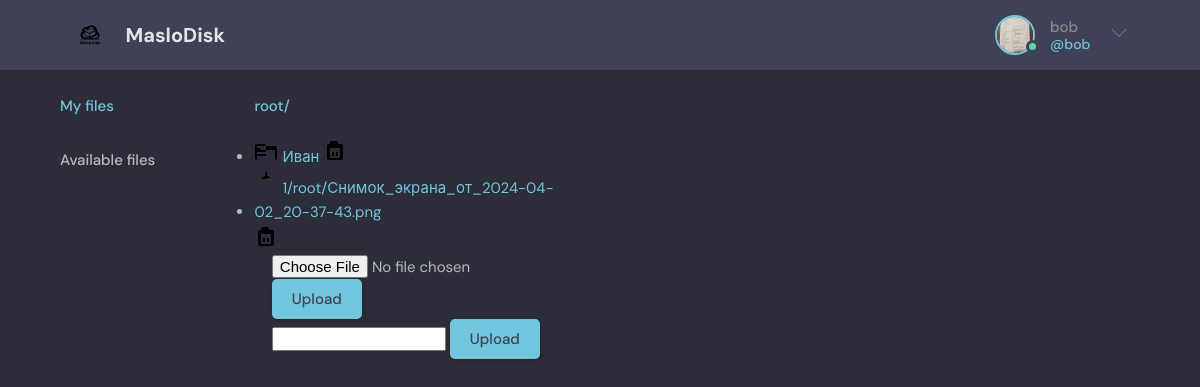
The app's page /folder/1/ (signed in) with its own data.
### base/models.py (models this page shows, shortened)
class User(AbstractUser):
    avatar = models.ImageField(null=True, default="avatars/avatar.svg", upload_to="avatars/",
                               verbose_name="Profile photo")
    available_files = models.ManyToManyField('File', related_name='available_files')
    root_folder = models.OneToOneField('Folder', on_delete=models.CASCADE, related_name='root_folder', null=True)

class Folder(models.Model):
    name = models.CharField(max_length=255)
    host = models.ForeignKey('User', on_delete=models.CASCADE)
    parent = models.ForeignKey('self', on_delete=models.CASCADE, null=True, blank=True)
    created_at = models.DateTimeField(auto_now_add=True)
    updated_at = models.DateTimeField(auto_now=True)
    filepaths = models.TextField(default='')

class File(models.Model):
    folder = models.ForeignKey(Folder, on_delete=models.CASCADE)
    host = models.ForeignKey('User', on_delete=models.CASCADE)
    file = models.FileField(upload_to=get_file_upload_path)
    created_at = models.DateTimeField(auto_now_add=True)
    updated_at = models.DateTimeField(auto_now=True)

### base/views.py (the view, shortened to what this page needs)
# urls.py: path('folder/<str:pk>/', views.folderPage, name='folder'),
@login_required(login_url='login')
def folderPage(request, pk):
    user = request.user
    folder = Folder.objects.get(pk=pk)
    folder_form = CreateFolderForm()
    file_form = UploadFileForm()
    if folder.host != request.user:
        return HttpResponse('You are not allowed to view this folder')
    files = File.objects.filter(folder=folder)
    folders = Folder.objects.filter(parent=folder)
    filepath = getFilepath(folder)
    context = {'folder': folder, 'files': files, 'folders': folders, 'folder_form': folder_form, 'file_form': file_form,
               'filepath': filepath}
    return render(request, 'base/folder.html', context)

### base/forms.py
class CreateFolderForm(ModelForm):
    class Meta:
        model = Folder
        fields = ['name']

class UploadFileForm(ModelForm):
    class Meta:
        model = File
        fields = ['file']

### base/views.py (called while the page is built)
def getFilepath(folder):
    filepath = []
    while folder.parent:
        filepath.append(folder)
        folder = folder.parent
    filepath.append(folder)
    return filepath[::-1]

### base/templates/base/folder.html (shortened to what this page needs)
{% extends 'main.html' %}
{% block content %}
<main class="layout layout--3">
    <div class="container">
        {% include 'base/menu_component.html' %}
        <div>
            <div class="current-path">
                {% for folder in filepath %}
                <a href="{% url 'folder' folder.id %}" class="btn btn--link">{{folder.name}}/</a>
                {% endfor %}
            </div>
            <div class="items">
                <ul>
                    {% for folder in folders %}
                    <li>
                        <a href="{% url 'folder' folder.id %}">
                            <svg xmlns="http://www.w3.org/2000/svg" viewBox="0 0 24 24" width="24" height="24">
                                <path d="M21 8h-8.586l-2-2H3c-1.104 0-2 .896-2 2v12c0 1.104.896 2 2 2h18c1.104 0 2-.896 2-2V10c0-1.104-.896-2-2-2zm0 14H3V10h2.586l2 2H21v10zm-9-4H3v-2h9v2zm0-4H3V8h9v6z"/>
                            </svg>
                            {{folder.name}}
                        </a>
                        <button class="delete-button" type="submit">
                            <svg xmlns="http://www.w3.org/2000/svg" viewBox="0 0 24 24" width="24" height="24">
                                <path d="M18 6h-3V5c0-1.104-.896-2-2-2h-4c-1.104 0-2 .896-2 2v1H6c-1.104 0-2 .896-2 2v12c0 1.104.896 2 2 2h12c1.104 0 2-.896 2-2V8c0-1.104-.896-2-2-2zm-1 14H7v-10h10v10zm-8-6h2v4H9v-4zm4 0h2v4h-2v-4z"/>
                            </svg>
                        </button>
                    </li>
                    {% endfor %}
                    {% for file in files %}
                    <li>
                        <a href="">
                            <svg xmlns="http://www.w3.org/2000/svg" viewBox="0 0 24 24" width="24" height="24">
                                <path d="M12 2c-.3 0-.5.2-.5.5v6c0 .3.2.5.5.5h5.8L12 6.2 6.7 9.9h5.8c.3 0 .5-.2.5-.5v-6c0-.3-.2-.5-.5-.5z"/>
                            </svg>
                            {{file.file.name}}
                        </a>
                        <button class="delete-button" type="submit">
                            <svg xmlns="http://www.w3.org/2000/svg" viewBox="0 0 24 24" width="24" height="24">
                                <path d="M18 6h-3V5c0-1.104-.896-2-2-2h-4c-1.104 0-2 .896-2 2v1H6c-1.104 0-2 .896-2 2v12c0 1.104.896 2 2 2h12c1.104 0 2-.896 2-2V8c0-1.104-.896-2-2-2zm-1 14H7v-10h10v10zm-8-6h2v4H9v-4zm4 0h2v4h-2v-4z"/>
                            </svg>
                        </button>
                    </li>
                    {% endfor %}
                </ul>
            </div>
            <div class="container">
                <div class="roomList">
                    <form action="" method="POST" enctype="multipart/form-data">
                        {% for file_field in file_form %}
                        {{ file_field }}
                        {% endfor %}
                        <button class="btn btn--main" type="submit">Upload</button>
                    </form>
                </div>
                <div class="roomList">
                    <form action="" method="POST" enctype="multipart/form-data">
                        {% for folder_field in folder_form %}
                        {{ folder_field }}
                        {% endfor %}
                        <button class="btn btn--main" type="submit">Upload</button>
                    </form>
                </div>
            </div>
        </div>
    </div>
</main>
{% endblock content %}

### templates/navbar.html (shortened to what this page needs)
{% load static %}
<header class="header header--loggedIn">
    <div class="container">
        <a href="{% url 'home' %}" class="header__logo">
            <img src="{% static 'images/logo.svg' %}" />
            <h1>MasloDisk</h1>
        </a>
        {% if request.user.is_authenticated %}
        <nav class="header__menu">
            <div class="header__user">
                <a href="">
                    <div class="avatar avatar--medium active">
                        <img src="{{request.user.avatar.url}}" />
                    </div>
                    <p>{{request.user.username}} <span>@{{request.user.username}}</span></p>
                </a>
                <button class="dropdown-button">
                    <svg version="1.1" xmlns="http://www.w3.org/2000/svg" width="32" height="32" viewBox="0 0 32 32">
                        <title>chevron-down</title>
                        <path d="M16 21l-13-13h-3l16 16 16-16h-3l-13 13z"></path>
                    </svg>
                </button>
            </div>
        </nav>
        {% endif %}
    </div>
</header>

### static/styles/style.css (style rules this page uses)
:root { --color-main: #71c6dd; --color-main-light: #e1f6fb; --color-dark: #3f4156; --color-dark-medium: #51546e; --color-dark-light: #696d97; --color-light: #e5e5e5; --color-gray: #8b8b8b; --color-light-gray: #b2bdbd; --color-bg: #2d2d39; --color-success: #5dd693; --color-error: #fc4b0b; }
* { font-family: "DM Sans", -apple-system, BlinkMacSystemFont, "Segoe UI", Roboto, Oxygen, Ubuntu, Cantarell, "Open Sans", "Helvetica Neue", sans-serif; margin: 0; padding: 0; box-sizing: border-box; text-rendering: optimizeLegibility; font-size: inherit; }
html { font-size: 56.25%; }
@media only screen and (min-width: 1200px) { html { font-size: 62.5%; } }
body { line-height: 1.6; font-weight: 400; font-size: 1.5rem; color: var(--color-light-gray); background-color: var(--color-bg); min-height: 100vh; }
img { width: 200%; height: 200%; }
a { display: inline-block; color: var(--color-main); text-decoration: none; }
.container { max-width: 120rem; width: 90%; margin: auto; }
.btn { background-color: transparent; border: none; display: inline-flex; align-items: center; gap: 1rem; cursor: pointer; transition: all ease-in-out 0.3s; padding: 1rem 2rem; border-radius: 5px; box-shadow: 1px 1px 3px 1px rgba(0, 0, 0, 0.15); font-weight: 500; }
.btn--link { border-radius: 0; padding: 0; color: var(--color-main); box-shadow: none; }
.btn--main { background-color: var(--color-main); color: var(--color-dark); }
.avatar { position: relative; display: inline-block; border-radius: 50%; border: 2px solid var(--color-main); }
.avatar img { display: block; border-radius: 50%; object-fit: cover; object-position: center; }
.avatar::after { content: ""; display: block; position: absolute; background-color: var(--color-gray); z-index: 111; border-radius: 50%; border: 0.3rem solid var(--color-dark); }
.avatar.active::after { background-color: var(--color-success); }
.avatar.avatar--medium img { width: 3.6rem; height: 3.6rem; border-radius: 50%; }
.avatar.avatar--medium:after { width: 0.7rem; height: 0.7rem; bottom: 0px; right: -6px; }
.header { padding: 1.5rem; background-color: var(--color-dark); }
.header > .container { display: flex; gap: 9.5rem; }
.header__logo, .header__user { display: flex; gap: 2rem; align-items: center; }
.header__logo > img { height: 3.2rem; width: 3.2rem; }
.header__logo > h1 { font-weight: 700; font-size: 2rem; color: var(--color-light); }
.header__menu { margin-left: auto; position: relative; }
.header__menu a { display: flex; gap: 1.5rem; align-items: center; font-weight: 500; text-decoration: none; color: var(--color-gray); }
.header__menu img { height: 3.6rem; }
.header__menu p { line-height: 1.2; }
.header__menu span { color: var(--color-main); font-weight: 500; font-size: 1.4rem; display: block; }
.header__menu svg { width: 1.6rem; height: 1.6rem; fill: var(--color-dark-light); }
.dropdown-button { background: transparent; border: 0; outline: 0; cursor: pointer; }
.layout { margin-top: 2.4rem; }
.layout > .container { display: flex; align-items: flex-start; }
.layout--3 > .container > div:nth-child(2) { flex-basis: 50%; }
.layout--3 > .container > div:last-child { flex-basis: 25%; }
.delete-button { background-color: transparent; border: none; cursor: pointer; }
.current-path { margin-bottom: 20px; font-weight: bold; }
.items { display: grid; grid-template-columns: repeat(auto-fit, minmax(150px, 1fr)); grid-gap: 20px; }

### records on screen
User: user.avatar (picture), user.username "bob"
Folder: name "root"
Folder: name "Иван"
File: file.name "1/root/Снимок_экрана_от_2024-04-02_20-37-43.png"
